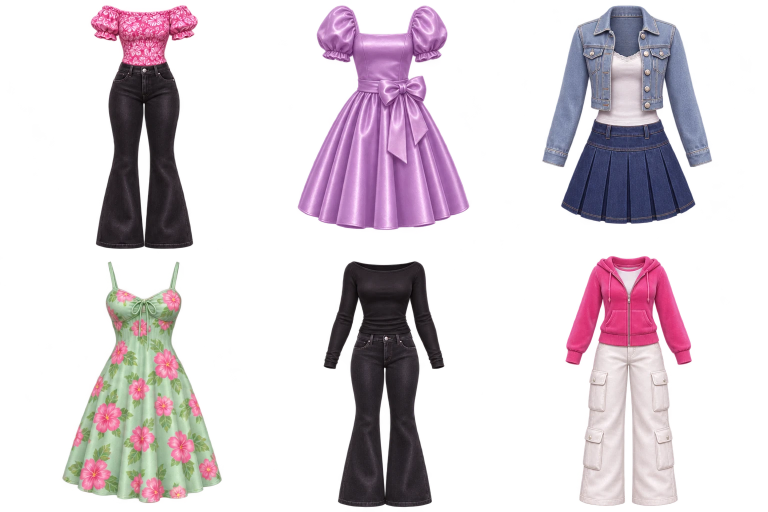
#> input picture art/source/sheet-outfits-adult.webp, 1536 x 1024 px (shown at 1/2 size)
$ python slice.py
#> lines starting #> are read from the running program, lines starting #| are printed output that depends on the picture; after the words box and inside, x2 and y2 are one past the last pixel; in counts of white or black regions, pixels touching at a corner belong together
"""Slice the Hibiscus Club item sheets into trimmed transparent sprites.

Usage (from the repo root):
    python3 -I art/slice.py [--contact DIR]

Reads the five 1536x1024 RGBA sheets in art/source/ and writes
dist/assets/items/<category>/<id>.webp plus dist/assets/items/manifest.json.
With --contact DIR it also writes labeled contact sheets for review.

Requires Pillow (with WebP) and numpy. Deterministic: running it twice gives
the same files.

How items are found
-------------------
* Each sheet holds a 3x2 arrangement of items on real transparency. Item
  bounds come from the alpha channel: pixels with alpha >= SOLID_ALPHA are
  grouped into 8-connected components (on a 4x max-pooled grid for speed),
  and components are assigned to an item by which third/half of the sheet
  their centroid falls in. The crop is the union of the item's components,
  so an item that crosses a nominal grid line is never clipped, and pixels
  belonging to a neighbor's components are never included.
* Pairs (earrings, shoes) are split at the widest empty column gap near the
  middle of the pair; the pajama set is split at the empty row gap between
  top and trousers.

Edge cleanup (see clean_alpha / decontaminate)
----------------------------------------------
* The sheets were exported with alpha that tops out at 252-254 (never 255),
  plus a faint alpha 1-8 haze: blotches across the empty background and a
  2-12 px soft "ghost" glow around every item. clean_alpha() remaps alpha
  linearly so that <= HAZE_ALPHA becomes 0 and >= OPAQUE_ALPHA becomes 255.
  Real edge pixels, hair wisps and chain links sit well above the haze level
  and survive (they actually get slightly more opaque).
* Fully transparent pixels get RGB zeroed (the sheets carry saturated junk
  colors under alpha 0, which can bleed in when a browser scales a sprite).
* decontaminate() pulls semi-transparent edge pixels that are much lighter
  than the opaque pixels next to them toward the local opaque color, in
  proportion to their transparency, to remove any white matte fringe.
"""

from __future__ import annotations

import argparse
import json
import sys
from collections import deque
from pathlib import Path

import numpy as np
from PIL import Image, ImageDraw, ImageFont

ROOT = Path(__file__).resolve().parent.parent
SRC = ROOT / "art" / "source"
OUT = ROOT / "dist" / "assets" / "items"

SOLID_ALPHA = 24      # alpha that counts as "part of an item" for bounds
HAZE_ALPHA = 8        # alpha at or below this is background haze -> 0
OPAQUE_ALPHA = 244    # alpha at or above this becomes fully opaque
POOL = 4              # max-pool factor for connected components
MIN_CELLS = 3         # ignore pooled components smaller than this
GROW = 3              # px of dilation around an item's solid pixels
PAD = 2               # transparent padding around each sprite
# Lossy RGB at high quality with losslessly coded alpha: alpha is bit-exact,
# premultiplied RGB error is ~1-2/255 RMS (the sheets are already lossy WebP),
# and files are about a third of lossless.
WEBP = dict(quality=92, alpha_quality=100, method=6, exact=False)

# (sheet file, category for row 0, category for row 1, [[row0 ids], [row1 ids]])
SHEETS = [
    ("sheet-outfits-adult.webp", "outfits-adult", "outfits-adult", [
        ["hibiscus-flares", "lilac-satin-bow-dress", "denim-jacket-skirt"],
        ["green-hibiscus-sundress", "black-flares-set", "pink-velour-cargo"],
    ]),
    ("sheet-hair.webp", "hair", "hair", [
        ["long-waves", "side-ponytail", "half-up-curls"],
        ["ringlet-pigtails", "curly-buns", "curly-bob"],
    ]),
    ("sheet-outfits-little.webp", "outfits-little", "outfits-little", [
        ["yellow-dot-dress", "lilac-cord-pinafore", "pink-gingham-bow-dress"],
        ["denim-overalls", "mint-cardigan-dress", "star-pajamas"],
    ]),
    ("sheet-jewelry-clips.webp", "jewelry", "jewelry", [
        ["gold-hoops", "pearl-starfish-necklace", "butterfly-necklace"],
        ["hibiscus-clip", "butterfly-clip", "red-bow"],
    ]),
    ("sheet-shoes.webp", "shoes-adult", "shoes-little", [
        ["black-platform-sandals", "lilac-mary-jane-heels", "pink-chunky-sneakers"],
        ["red-mary-janes", "white-velcro-sneakers", "strawberry-rain-boots"],
    ]),
]

NAMES = {
    "hibiscus-flares": "Hibiscus Flares",
    "lilac-satin-bow-dress": "Lilac Satin Bow Dress",
    "denim-jacket-skirt": "Double Denim Darling",
    "green-hibiscus-sundress": "Hibiscus Sundae Sundress",
    "black-flares-set": "Midnight Mall Flares",
    "pink-velour-cargo": "Pink Velour Weekend",
    "long-waves": "Beach Babe Waves",
    "side-ponytail": "Sassy Side Pony",
    "half-up-curls": "Half-Up Curl Cascade",
    "ringlet-pigtails": "Ringlet Pigtails",
    "curly-buns": "Cutie Curl Buns",
    "curly-bob": "Bouncy Curly Bob",
    "yellow-dot-dress": "Lemon Drop Dot Dress",
    "lilac-cord-pinafore": "Lilac Daisy Pinafore",
    "pink-gingham-bow-dress": "Pink Picnic Gingham Dress",
    "denim-overalls": "Peachy Heart Overalls",
    "mint-cardigan-dress": "Mint Blossom Cardi Dress",
    "star-pajamas": "Starry Sleepover PJs",
    "gold-hoops": "Golden Glam Hoops",
    "pearl-starfish-necklace": "Pearl & Starfish Necklace",
    "butterfly-necklace": "Butterfly Kisses Necklace",
    "hibiscus-clip": "Hibiscus Hair Clip",
    "butterfly-clip": "Flutter Butterfly Clip",
    "red-bow": "Cherry Red Bow",
    "black-platform-sandals": "Black Platform Sandals",
    "lilac-mary-jane-heels": "Lilac Mary Jane Heels",
    "pink-chunky-sneakers": "Pink Chunky Sneakers",
    "red-mary-janes": "Cherry Mary Janes",
    "white-velcro-sneakers": "Sweetheart Velcro Sneakers",
    "strawberry-rain-boots": "Strawberry Puddle Boots",
}

PAIRS = {"gold-hoops", "black-platform-sandals", "lilac-mary-jane-heels",
         "pink-chunky-sneakers", "red-mary-janes", "white-velcro-sneakers",
         "strawberry-rain-boots"}
STACKED = {"star-pajamas": ("top", "trousers")}


# ----------------------------------------------------------------- helpers

def box_sum(x: np.ndarray, r: int) -> np.ndarray:
    """Sum over a (2r+1)^2 window, zero outside the image."""
    p = np.pad(x, ((r + 1, r), (r + 1, r)))
    c = p.cumsum(0).cumsum(1)
    k = 2 * r + 1
    return c[k:, k:] - c[:-k, k:] - c[k:, :-k] + c[:-k, :-k]


def dilate(m: np.ndarray, r: int) -> np.ndarray:
    return box_sum(m.astype(np.int32), r) > 0


def label(mask: np.ndarray, conn8: bool = True):
    """Connected components of a small boolean array. Returns (labels, n)."""
    h, w = mask.shape
    lab = np.zeros((h, w), np.int32)
    n = 0
    nb = [(-1, 0), (1, 0), (0, -1), (0, 1)]
    if conn8:
        nb += [(-1, -1), (-1, 1), (1, -1), (1, 1)]
    ys, xs = np.nonzero(mask)
    for y0, x0 in zip(ys.tolist(), xs.tolist()):
        if lab[y0, x0]:
            continue
        n += 1
        lab[y0, x0] = n
        q = deque([(y0, x0)])
        while q:
            y, x = q.popleft()
            for dy, dx in nb:
                yy, xx = y + dy, x + dx
                if 0 <= yy < h and 0 <= xx < w and mask[yy, xx] and not lab[yy, xx]:
                    lab[yy, xx] = n
                    q.append((yy, xx))
    return lab, n


def clean_alpha(a: np.ndarray) -> np.ndarray:
    a = a.astype(np.float32)
    out = (a - HAZE_ALPHA) * (255.0 / (OPAQUE_ALPHA - HAZE_ALPHA))
    return np.clip(np.rint(out), 0, 255).astype(np.uint8)


def decontaminate(rgb: np.ndarray, alpha: np.ndarray, r: int = 3,
                  margin: float = 30.0) -> tuple[np.ndarray, int]:
    """Darken light-fringed edge pixels toward the nearby opaque color."""
    rgb = rgb.astype(np.float32)
    opaque = (alpha >= 250).astype(np.float32)
    wsum = box_sum(opaque, r)
    csum = np.stack([box_sum(rgb[..., c] * opaque, r) for c in range(3)], -1)
    edge = (alpha > 0) & (alpha < 230) & (wsum >= 3)
    local = np.zeros_like(rgb)
    local[edge] = csum[edge] / wsum[edge][:, None]
    lum = rgb @ np.array([0.299, 0.587, 0.114], np.float32)
    llum = local @ np.array([0.299, 0.587, 0.114], np.float32)
    fix = edge & (lum > llum + margin)
    t = (alpha[fix].astype(np.float32) / 255.0)[:, None]
    rgb[fix] = local[fix] + (rgb[fix] - local[fix]) * t
    return np.clip(np.rint(rgb), 0, 255).astype(np.uint8), int(fix.sum())


def trim_box(alpha: np.ndarray):
    ys = np.nonzero(alpha.any(1))[0]
    xs = np.nonzero(alpha.any(0))[0]
    return int(xs[0]), int(ys[0]), int(xs[-1]) + 1, int(ys[-1]) + 1


# [62 lines left out: functions split_point, face_hole, not called in this run]


def save(img: Image.Image, path: Path) -> int:
    path.parent.mkdir(parents=True, exist_ok=True)
    img.save(path, "WEBP", **WEBP)
    return path.stat().st_size


# ------------------------------------------------------------------- main

def slice_sheet(fname, cats, ids, report):
    im = Image.open(SRC / fname).convert("RGBA")
    arr = np.array(im)
    H, W = arr.shape[:2]
    raw_a = arr[..., 3]
    alpha = clean_alpha(raw_a)
    rgb, nfix = decontaminate(arr[..., :3], alpha)
    rgb[alpha == 0] = 0
    report["decontaminated_px"][fname] = nfix
    report["haze_px_removed"][fname] = int(((raw_a > 0) & (alpha == 0)).sum())

    # components of solid pixels on a pooled grid
    solid = raw_a >= SOLID_ALPHA
    ph, pw = H // POOL, W // POOL
    pooled = solid[:ph * POOL, :pw * POOL].reshape(ph, POOL, pw, POOL).any(axis=(1, 3))
    lab, n = label(pooled)
    groups = {(r, c): [] for r in range(2) for c in range(3)}
    for k in range(1, n + 1):
        ys, xs = np.nonzero(lab == k)
        if len(ys) < MIN_CELLS:
            report["ignored_specks"].append((fname, k, len(ys)))
            continue
        cy, cx = ys.mean() * POOL, xs.mean() * POOL
        cell = (min(int(cy / (H / 2)), 1), min(int(cx / (W / 3)), 2))
        groups[cell].append(k)
        # flag components spanning cells (would mean two items touch)
        x0, x1 = xs.min() * POOL, (xs.max() + 1) * POOL
        if int(x0 / (W / 3)) != int((x1 - 1) / (W / 3)) or \
           int(ys.min() * POOL / (H / 2)) != int(((ys.max() + 1) * POOL - 1) / (H / 2)):
            report["crosses_grid"].append((fname, ids[cell[0]][cell[1]]))

    pooled_masks = {}
    for cell, ks in groups.items():
        m = np.isin(lab, ks)
        full = np.zeros((H, W), bool)
        full[:ph * POOL, :pw * POOL] = np.repeat(np.repeat(m, POOL, 0), POOL, 1)
        pooled_masks[cell] = full & solid

    items = []
    for cell, own in pooled_masks.items():
        r, c = cell
        item_id = ids[r][c]
        cat = cats[r]
        if not own.any():
            raise SystemExit(f"{fname}: no pixels found for {item_id}")
        others = np.zeros((H, W), bool)
        for oc, om in pooled_masks.items():
            if oc != cell:
                others |= om
        region = dilate(own, GROW) & ~dilate(others, GROW)
        a_item = np.where(region, alpha, 0).astype(np.uint8)
        x0, y0, x1, y1 = trim_box(a_item)
        x0, y0 = x0 - PAD, y0 - PAD
        x1, y1 = x1 + PAD, y1 + PAD
        if x0 < 0 or y0 < 0 or x1 > W or y1 > H:
            report["touches_edge"].append(item_id)
            x0, y0, x1, y1 = max(x0, 0), max(y0, 0), min(x1, W), min(y1, H)
        sub_a = a_item[y0:y1, x0:x1]
        sub_rgb = np.where(sub_a[..., None] > 0, rgb[y0:y1, x0:x1], 0).astype(np.uint8)
        sprite = Image.fromarray(np.dstack([sub_rgb, sub_a]), "RGBA")
        items.append(dict(id=item_id, category=cat, sprite=sprite, sheet=fname,
                          sheet_box=[x0, y0, x1 - x0, y1 - y0],
                          own=own[y0:y1, x0:x1], raw_a=raw_a[y0:y1, x0:x1],
                          raw_rgb=arr[y0:y1, x0:x1, :3]))
    return items


# [8 lines left out: function sub_sprite, not called in this run]


def build(contact_dir: Path | None):
    report = dict(decontaminated_px={}, haze_px_removed={}, ignored_specks=[],
                  crosses_grid=[], touches_edge=[], splits={}, hair_raw={})
    manifest = {"version": 1,
                "note": "Generated by art/slice.py. Paths are relative to this file. "
                        "offset = position of a part inside the item's full sprite; "
                        "faceHole = transparent face/neck window in sprite px "
                        "(hair above and on both sides); faceHole.face = its "
                        "head-shaped upper part, without the neck channel; "
                        "closedBelow = hair also closes the window underneath.",
                "items": {}}
    total = 0
    all_items = []
    for fname, cat0, cat1, ids in SHEETS:
        all_items += slice_sheet(fname, (cat0, cat1), ids, report)
#> in slice_sheet, im is the input picture: PIL image 1536x1024 RGBA; mean R, G, B, A 55.5, 44.6, 52.7, 80.5
#> in decontaminate, `opaque = (alpha >= 250).astype(np.float32)`:
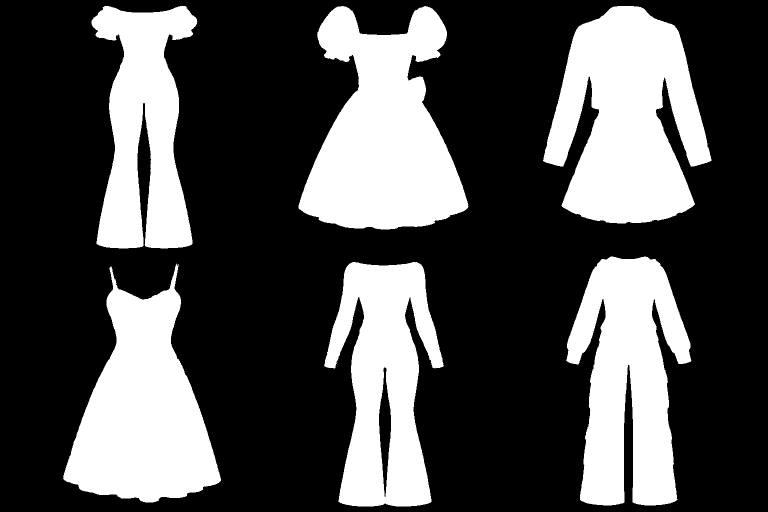
#> opaque: shape (1024, 1536) float32 (shown at 1/2 size); values 0 (black) and 1 (white), 31.2% white; 8 white regions (2 under 20 px), largest, box (x1, y1, x2, y2) and area: (1086, 12, 1423, 447) 97691, (597, 12, 938, 459) 94338, (126, 527, 442, 1005) 83757, (1132, 513, 1383, 1011) 80709, (648, 524, 888, 1013) 70756, (183, 12, 395, 497) 63639
#> in decontaminate, `t = (alpha[fix].astype(np.float32) / 255.0)[:, None]`: t = 401 values, max 0.898 at index 4, min 0.00392 at index 67, mean 0.227
#> in slice_sheet, `rgb, nfix = decontaminate(arr[..., :3], alpha)`: nfix = 401
#> in slice_sheet, `rgb[alpha == 0] = 0`:
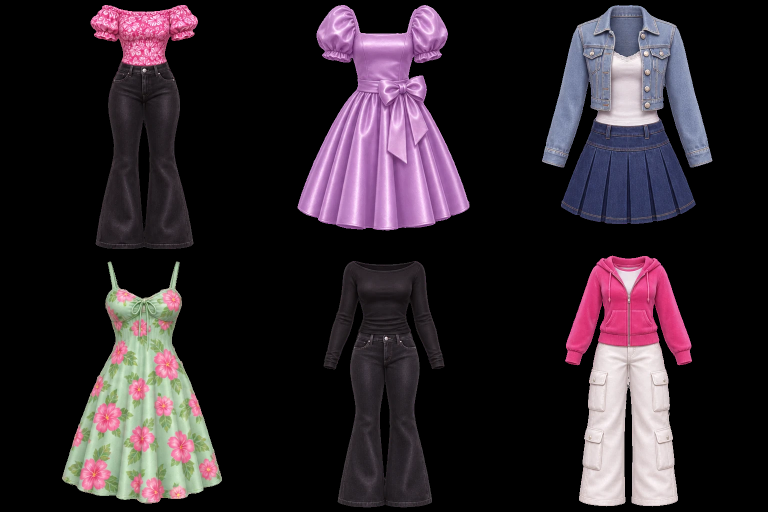
#> rgb: shape (1024, 1536, 3) (shown at 1/2 size); mean R, G, B 45.9, 36.8, 43.3
#> the loop in label, `for y0, x0 in zip(ys.tolist(), xs.tolist()):` made 33237 passes
#> (y0, x0) on passes 1 to 3: (2, 51), (2, 52), (2, 53)
#> after the loop in label, `for y0, x0 in zip(ys.tolist(), xs.tolist()):`:
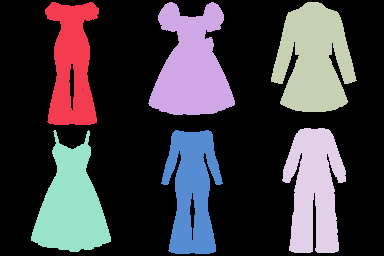
#> lab: shape (256, 384) int32; 7 distinct labels, from 0 to 6; one colour per label, 0 black
#> after the loop in label, `for y0, x0 in zip(ys.tolist(), xs.tolist()):`: n = 6
#> the loop in slice_sheet, `for k in range(1, n + 1):` made 6 passes
#> (cy, cx, cell, x0, x1) on passes 1 to 6: (260.1, 286.4, (0, 0), 180, 396), (263.2, 765.4, (0, 1), 592, 940), (237.8, 1253.1, (0, 2), 1084, 1428), (759.1, 1255.3, (1, 2), 1128, 1384), (817.4, 283.7, (1, 0), 124, 444), (761.7, 767.4, (1, 1), 644, 892)
#> after the loop in slice_sheet, `for cell, ks in groups.items():`:
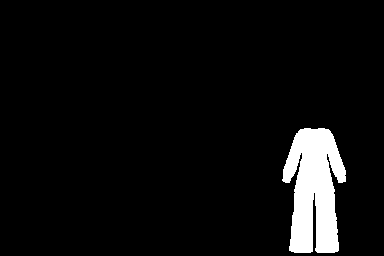
#> m: shape (256, 384) bool; 5.6% white; 1 white region, box (x1, y1, x2, y2) and area: (282, 128, 346, 253) 5520
#> after the loop in slice_sheet, `for cell, ks in groups.items():`: pooled_masks = 6 items
#> the loop in slice_sheet, `for cell, own in pooled_masks.items():` made 6 passes
#> (r, item_id, x0, y0, x1, y1) on passes 1 to 6: (0, 'hibiscus-flares', 179, 8, 398, 500), (0, 'lilac-satin-bow-dress', 593, 8, 941, 463), (0, 'denim-jacket-skirt', 1082, 8, 1427, 450), (1, 'green-hibiscus-sundress', 122, 521, 446, 1009), (1, 'black-flares-set', 645, 520, 891, 1017), (1, 'pink-velour-cargo', 1128, 509, 1386, 1015)
#> pass 1, in box_sum (call 5), `c = p.cumsum(0).cumsum(1)`:
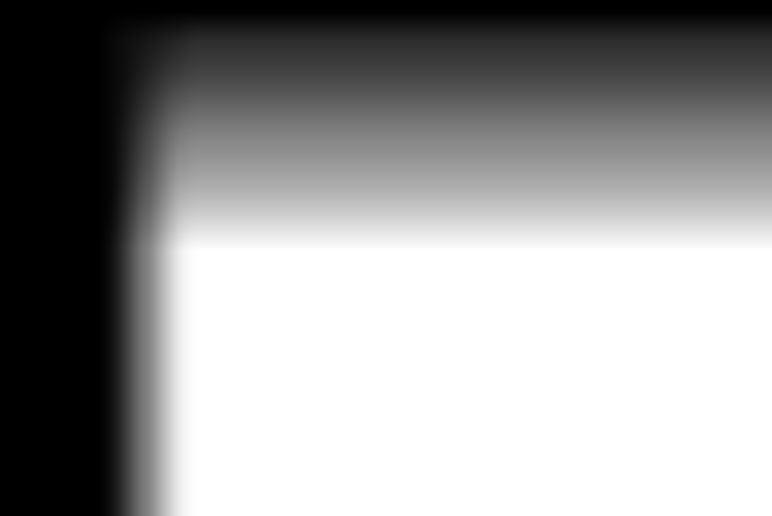
#> c: shape (1031, 1543) int64 (shown at 1/2 size); min 0, max 66855, mean 40236.2; drawn with min black and max white
#> pass 1, in box_sum (call 6), `c = p.cumsum(0).cumsum(1)`:
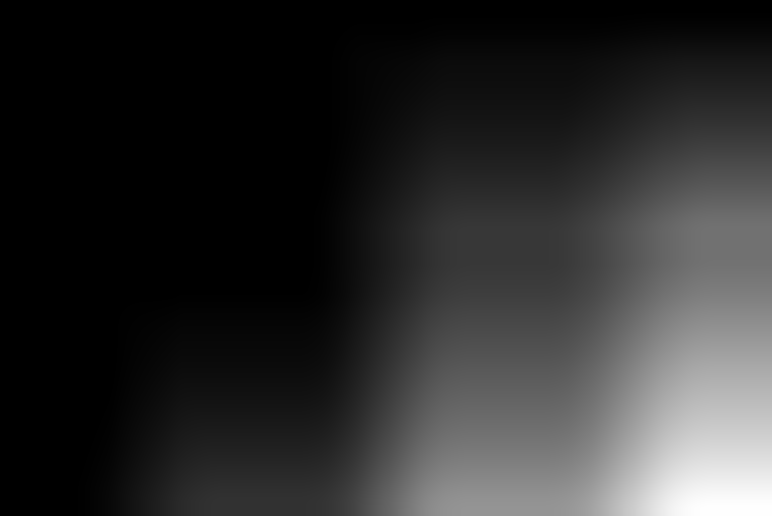
#> c: shape (1031, 1543) int64 (shown at 1/2 size); min 0, max 443039, mean 77559.7; drawn with min black and max white
#> after the loop in slice_sheet, `for cell, own in pooled_masks.items():`:
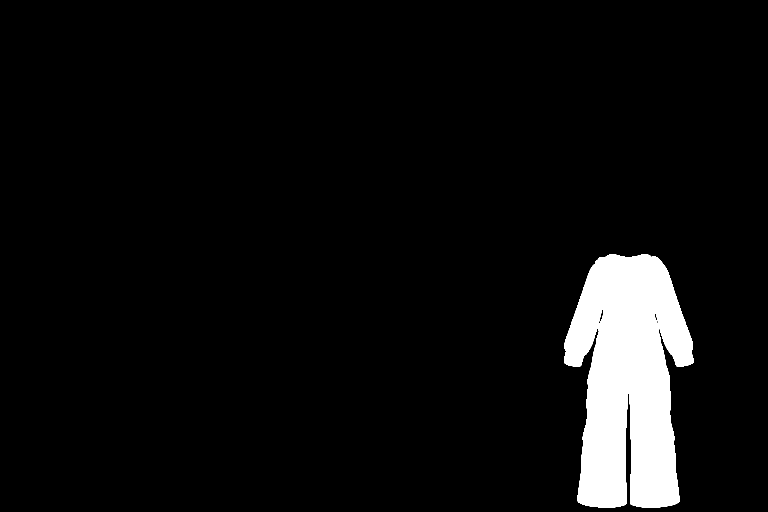
#> region: shape (1024, 1536) bool (shown at 1/2 size); 5.9% white; 1 white region, box (x1, y1, x2, y2) and area: (1128, 509, 1387, 1015) 92658

    for it in all_items:
        iid, cat, spr = it["id"], it["category"], it["sprite"]
        rel = f"{cat}/{iid}.webp"
        total += save(spr, OUT / rel)
        entry = {"category": cat, "name": NAMES[iid], "file": rel,
                 "width": spr.width, "height": spr.height,
                 "source": {"sheet": f"art/source/{it['sheet']}",
                            "box": it["sheet_box"]}}
        it["parts"] = {}
        a = np.array(spr)[..., 3]
        if iid in PAIRS or iid in STACKED:
            axis = 1 if iid in PAIRS else 0
            idx, gap = split_point(a >= SOLID_ALPHA, axis)
            names = ("left", "right") if axis == 1 else STACKED[iid]
            report["splits"][iid] = {"axis": "x" if axis else "y", "at": idx, "gap_px": gap}
            parts = {}
            for k, pname in enumerate(names):
                keep = np.zeros_like(a, bool)
                if axis == 1:
                    (keep[:, :idx] if k == 0 else keep[:, idx:])[...] = True
                else:
                    (keep[:idx, :] if k == 0 else keep[idx:, :])[...] = True
                part, off = sub_sprite(spr, keep)
                prel = f"{cat}/{iid}-{pname}.webp"
                total += save(part, OUT / prel)
                parts[pname] = {"file": prel, "width": part.width,
                                "height": part.height, "offset": list(off)}
                it["parts"][pname] = part
            entry["parts"] = parts
        if cat == "hair":
            hole = face_hole(a)
            entry["faceHole"] = hole
            it["hole"] = hole
            if hole:
                hx, hy, hw, hh = hole["x"], hole["y"], hole["w"], hole["h"]
                ra = it["raw_a"][hy:hy + hh, hx:hx + hw]
                rr = it["raw_rgb"][hy:hy + hh, hx:hx + hw]
                # raw alpha inside the strict hole interior (4px in from hair)
                inner = (np.array(spr)[hy:hy + hh, hx:hx + hw, 3] == 0)
                inner &= ~dilate(np.array(spr)[hy:hy + hh, hx:hx + hw, 3] > 0, 4)
                vals = ra[inner]
                nz = vals > 0
                report["hair_raw"][iid] = {
                    "raw_alpha_max": int(vals.max()) if vals.size else None,
                    "raw_alpha_nonzero_frac": round(float(nz.mean()), 3) if vals.size else None,
                    "raw_rgb_mean_where_nonzero": [round(float(v)) for v in rr[inner][nz].mean(0)] if nz.any() else None,
                }
        manifest["items"][iid] = entry

    (OUT / "manifest.json").write_text(json.dumps(manifest, indent=2) + "\n")
    report["total_bytes"] = total
    if contact_dir:
        contact(all_items, contact_dir)
    return manifest, report


# --------------------------------------------------------------- contact

# [47 lines left out: function contact, not called in this run]


def main(argv=None):
    ap = argparse.ArgumentParser()
    ap.add_argument("--contact", type=Path, help="write review contact sheets here")
    ap.add_argument("--report", action="store_true", help="print a JSON report")
    args = ap.parse_args(argv)
    manifest, report = build(args.contact)
    if args.report:
        print(json.dumps(report, indent=1, default=str))
    n = sum(1 + len(e.get("parts", {})) for e in manifest["items"].values())
    print(f"{len(manifest['items'])} items, {n} sprites, {report['total_bytes']} bytes",
          file=sys.stderr)


if __name__ == "__main__":
#> (the run stopped early here; a loop or call above may not have finished)
